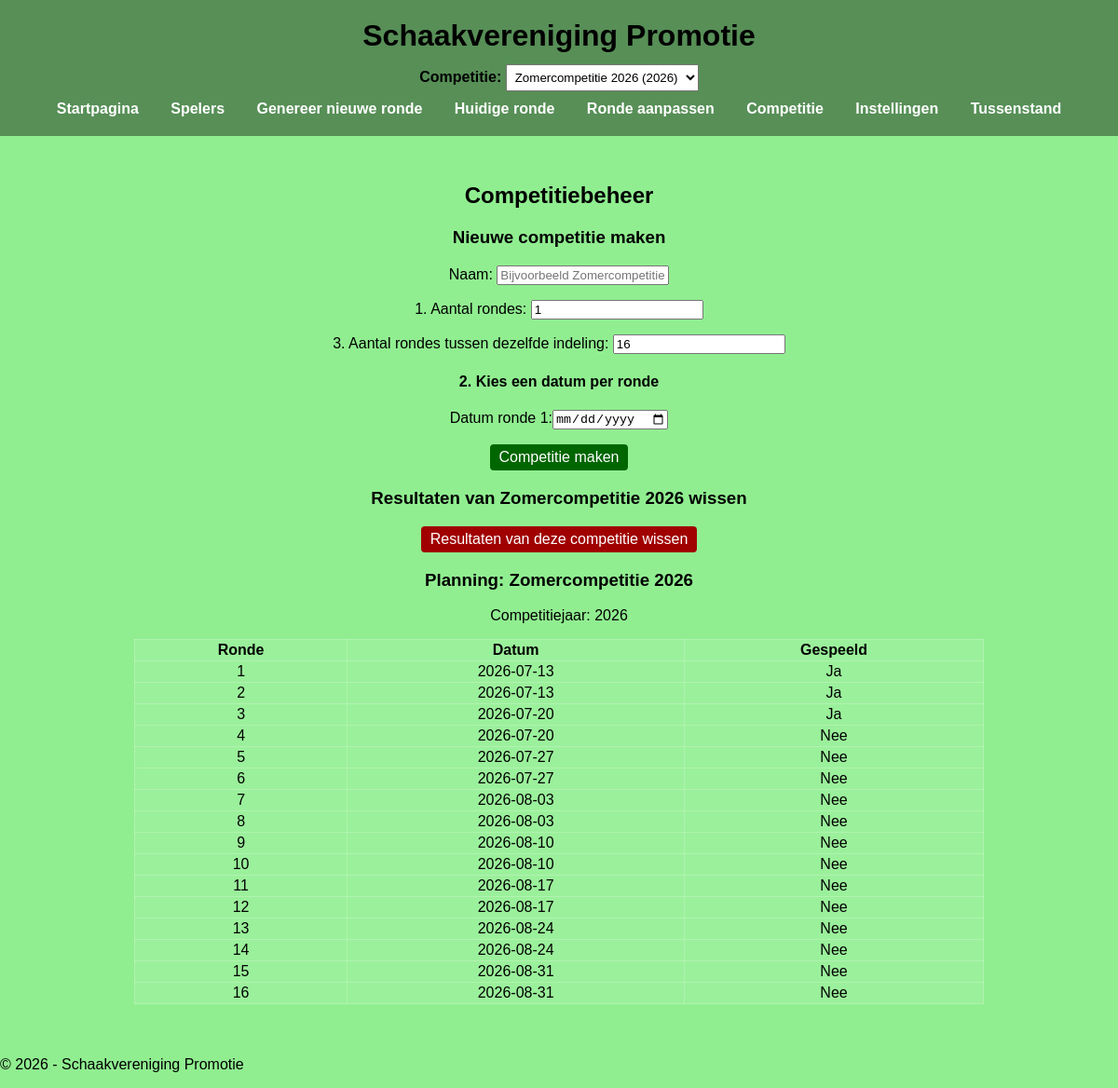
/competition, run on the app's committed database.
### tables this page shows
CREATE TABLE Competitions(
            Id INTEGER PRIMARY KEY AUTOINCREMENT,
            Name TEXT NOT NULL,
            Year INTEGER NOT NULL,
            NumberOfRounds INTEGER NOT NULL,
            NumberOfNonCompete INTEGER NOT NULL DEFAULT 0,
            Active BOOLEAN NOT NULL DEFAULT 1,
            Last_Update DATETIME NOT NULL DEFAULT CURRENT_TIMESTAMP
        );

CREATE TABLE Rounds(
    Id int PRIMARY KEY,
    Period text NOT NULL,
    RoundNumber int NOT NULL,
    Year int NOT NULL,
    Date date NOT NULL,
    Played boolean NOT NULL DEFAULT false,
    Last_Update datetime NOT NULL DEFAULT CURRENT_TIMESTAMP
, CompetitionId INTEGER);

### app_routes.py (the view)
    @app.route("/competition")
    def competition():
        competition_id = get_current_competition_id()
        competition_row = query_db(
            """SELECT Name, Year, NumberOfRounds, NumberOfNonCompete
               FROM Competitions WHERE Id = ?""",
            (competition_id,),
            one=True,
        )
        rounds = query_db(
            """SELECT RoundNumber, Date, Played FROM Rounds
               WHERE CompetitionId = ? ORDER BY RoundNumber ASC""",
            (competition_id,),
        )
        return render_template(
            "competition.html",
            rounds=rounds,
            competition_name=competition_row[0],
            number_of_rounds=competition_row[2],
            non_compete=competition_row[3],
            competition_year=competition_row[1],
        )

### app_core.py (called while the page is built)
def query_db(query, args=(), one=False):
    conn = sqlite3.connect(DATABASE)
    cursor = conn.cursor()
    cursor.execute(query, args)
    rows = cursor.fetchall()
    conn.close()
    return rows if not one else rows[0] if rows else None

### templates/competition.html (shortened to what this page needs)
{% extends "base.html" %}
{% block content %}
  <h2>Competitiebeheer</h2>
  <h3>Nieuwe competitie maken</h3>
  <form method="POST" action="/competition/create" id="competition-form">
    <p>
      <label for="name">Naam:</label>
      <input type="text" id="name" name="name" placeholder="Bijvoorbeeld Zomercompetitie 2026" required>
    </p>
    <p>
      <label for="number_of_rounds">1. Aantal rondes:</label>
      <input type="number" id="number_of_rounds" name="number_of_rounds" min="1" value="1" required>
    </p>
    <p>
      <label for="non_compete_rounds">3. Aantal rondes tussen dezelfde indeling:</label>
      <input type="number" id="non_compete_rounds" name="non_compete_rounds" min="0" value="{{ non_compete }}" required>
    </p>
    <h4>2. Kies een datum per ronde</h4>
    <div id="round-dates"></div>
    <button type="submit" class="btn">Competitie maken</button>
  </form>
  <h3>Resultaten van {{ competition_name }} wissen</h3>
  <form method="POST" action="/competition/reset-results" onsubmit="return confirm('Alle resultaten van {{ competition_name|e }} worden verwijderd. Doorgaan?');">
    <button type="submit" class="btn btn-danger">Resultaten van deze competitie wissen</button>
  </form>
  <h3>Planning: {{ competition_name }}</h3>
  <p>Competitiejaar: {{ competition_year }}</p>
  <table>
    <thead>
      <tr><th>Ronde</th><th>Datum</th><th>Gespeeld</th></tr>
    </thead>
    <tbody>
      {% for r in rounds %}
      <tr>
        <td>{{ r[0] }}</td>
        <td>{{ r[1] }}</td>
        <td>{% if r[2] == 1 %}Ja{% else %}Nee{% endif %}</td>
      </tr>
      {% endfor %}
    </tbody>
  </table>
{% endblock %}

### static/style.css (style rules this page uses)
body { margin: 0; font-family: Arial, sans-serif; color: black; background: #90ee90; min-height: 100vh; }
table { margin: 10px auto; width: 80%; border-collapse: collapse; background: rgba(255,255,255,0.1); }
th, td { padding: 2px; border: 1px solid rgba(255,255,255,0.2); }
.btn { display: inline-block; background: #006600; color: white; border: none; padding: 5px 10px; cursor: pointer; border-radius: 4px; font: inherit; text-decoration: none; }
.btn-danger { background: #a00000; }

### data on the page
Competitions: Name "Zomercompetitie 2026", Year "2026"
Rounds: RoundNumber "1", Date "2026-07-13", Played "Ja"
Rounds: RoundNumber "2", Date "2026-07-13", Played "Ja"
Rounds: RoundNumber "3", Date "2026-07-20", Played "Ja"
Rounds: RoundNumber "4", Date "2026-07-20", Played "Nee"
Rounds: RoundNumber "5", Date "2026-07-27", Played "Nee"
Rounds: RoundNumber "6", Date "2026-07-27", Played "Nee"
Rounds: RoundNumber "7", Date "2026-08-03", Played "Nee"
Rounds: RoundNumber "8", Date "2026-08-03", Played "Nee"
Rounds: RoundNumber "9", Date "2026-08-10", Played "Nee"
Rounds: RoundNumber "10", Date "2026-08-10", Played "Nee"
Rounds: RoundNumber "11", Date "2026-08-17", Played "Nee"
Rounds: RoundNumber "12", Date "2026-08-17", Played "Nee"
Rounds: RoundNumber "13", Date "2026-08-24", Played "Nee"
Rounds: RoundNumber "14", Date "2026-08-24", Played "Nee"
Rounds: RoundNumber "15", Date "2026-08-31", Played "Nee"
Rounds: RoundNumber "16", Date "2026-08-31", Played "Nee"

### other printed values
form field competition_id "Zomercompetitie 2026 (2026)"
